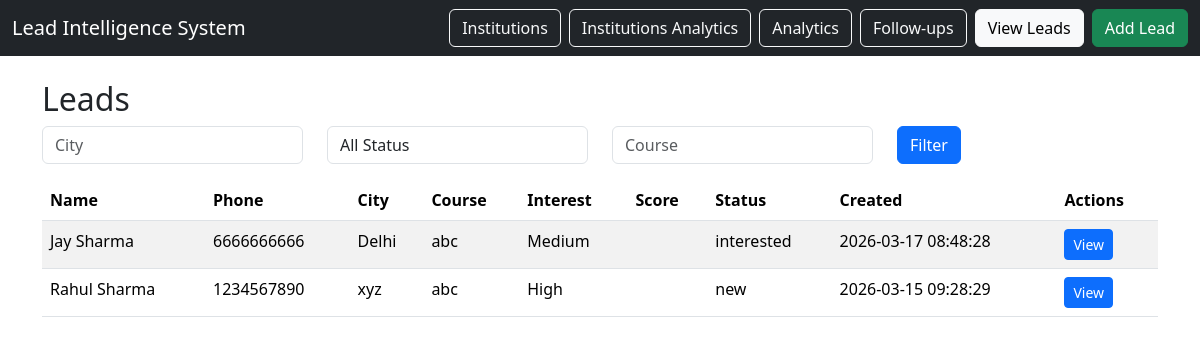
Before: /leads with the older database file.
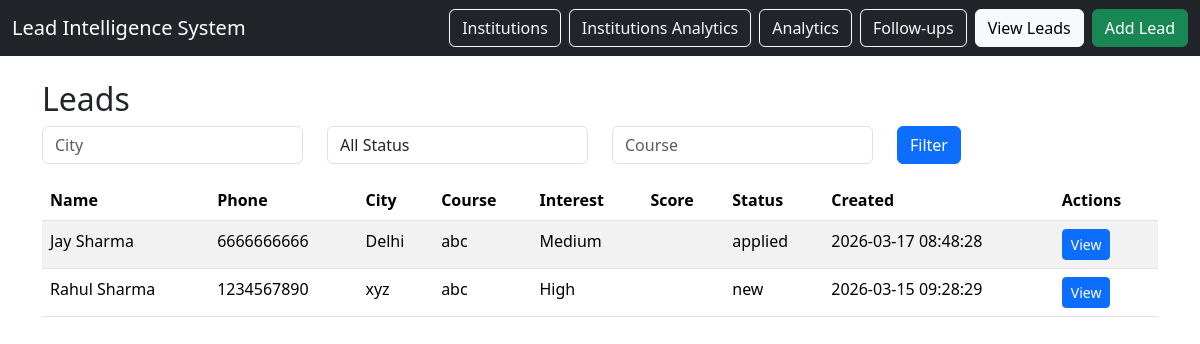
After: the same page with the newer database file.
### tables this page shows
CREATE TABLE leads (
    lead_id INTEGER PRIMARY KEY AUTOINCREMENT,
    student_name TEXT NOT NULL,
    phone TEXT,
    city TEXT,
    school_id INTEGER,
    coaching_id INTEGER,
    course_interest TEXT,
    lead_source TEXT,
    interest_level TEXT,
    lead_score INTEGER DEFAULT 0,
    status TEXT CHECK(status IN (
        'new',
        'contacted',
        'interested',
        'applied',
        'admitted',
        'lost'
    )) DEFAULT 'new',
    created_at TIMESTAMP DEFAULT CURRENT_TIMESTAMP,
    notes TEXT,

    FOREIGN KEY (school_id) REFERENCES institutions(institution_id),
    FOREIGN KEY (coaching_id) REFERENCES institutions(institution_id)
);

### app.py (the view)
@app.route("/leads")
def lead_list():
    db = get_db()
    city = request.args.get("city")
    status = request.args.get("status")
    course = request.args.get("course")
    query = """
        SELECT lead_id, student_name, phone, city,
               course_interest, interest_level,
               status, created_at
        FROM leads
        WHERE 1=1
    """
    params = []
    if city:
        query += " AND city = ?"
        params.append(city)
    if status:
        query += " AND status = ?"
        params.append(status)
    if course:
        query += " AND course_interest = ?"
        params.append(course)
    query += " ORDER BY created_at DESC"
    leads = db.execute(query, params).fetchall()
    return render_template("leads.html", leads=leads)

### database/db_connection.py (called while the page is built)
def get_db():
    conn = sqlite3.connect(DB_NAME)
    conn.row_factory = sqlite3.Row
    return conn

### templates/leads.html (shortened to what this page needs)
{% extends "base.html" %}
{% block content %}
<h2>Leads</h2>
<form method="GET" class="row mb-3">
<div class="col">
<input class="form-control" name="city" placeholder="City">
</div>
<div class="col">
<select class="form-control" name="status">
<option value="">All Status</option>
</select>
</div>
<div class="col">
<input class="form-control" name="course" placeholder="Course">
</div>
<div class="col">
<button class="btn btn-primary">Filter</button>
</div>
</form>
<table class="table table-striped">
<thead>
<tr>
<th>Name</th>
<th>Phone</th>
<th>City</th>
<th>Course</th>
<th>Interest</th>
<th>Score</th>
<th>Status</th>
<th>Created</th>
<th>Actions</th>
</tr>
</thead>
<tbody>
{% for lead in leads %}
<tr>
<td>{{ lead.student_name }}</td>
<td>{{ lead.phone }}</td>
<td>{{ lead.city }}</td>
<td>{{ lead.course_interest }}</td>
<td>{{ lead.interest_level }}</td>
<td>{{ lead.lead_score }}</td>
<td>{{ lead.status }}</td>
<td>{{ lead.created_at }}</td>
<td>
<a class="btn btn-sm btn-primary"
href="/leads/{{ lead.lead_id }}">
View
</a>
</td>
</tr>
{% endfor %}
</tbody>
</table>
{% endblock %}

Changed rows visible on the page:
changed leads "Jay Sharma": status "interested" → "applied"
